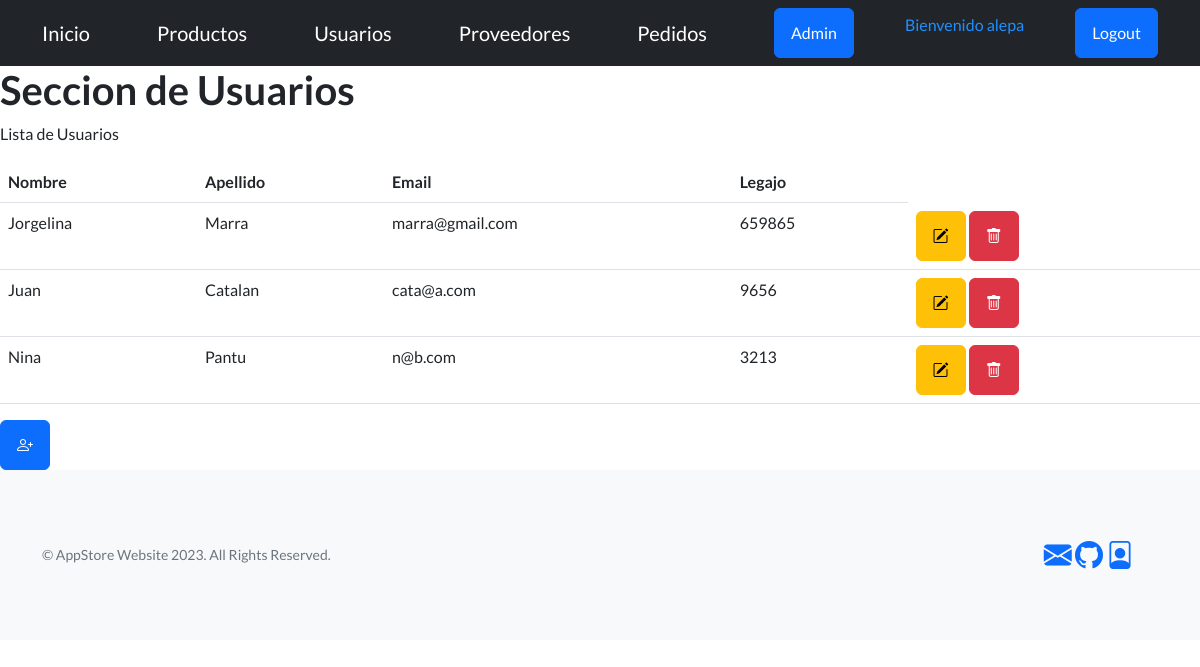
Screenshot of /app-store/usuarios/ (signed in) with the database file from the repository.
### AppStore/models.py (models this page shows, shortened)
class Usuario(models.Model):
    nombre = models.CharField(max_length=30)
    apellido = models.CharField(max_length=30)
    email = models.EmailField(null=True)
    nroLegajo = models.IntegerField()
    user = models.OneToOneField(User, on_delete=models.CASCADE , null=True)

### AppStore/views.py (the view)
# urls.py: path('usuarios/', usuarios ,name='Usuarios'),
@staff_member_required(login_url='/app-store/login')
def usuarios(req):
    lista = Usuario.objects.all()
    return render(req,"usuarios.html" , {"usuarios": lista})

### AppStore/templates/usuarios.html
{% extends 'main.html' %}
{% block bloqueMutable %}
            <h1>Seccion de Usuarios</h1>
            <p>
                Lista de Usuarios
            </p>
            <table class="table">
                <thead>
                    <tr>
                        <th scope="col">Nombre</th>
                        <th scope="col">Apellido</th>
                        <th scope="col">Email</th>
                        <th scope="col">Legajo</th>
                    </tr>
                </thead>
                <tbody>
                    {% for usuario in usuarios %}
                    <tr>
                        <td>{{ usuario.nombre }}</td>
                        <td>{{ usuario.apellido }}</td>
                        <td>{{ usuario.email }}</td>
                        <td>{{ usuario.nroLegajo }}</td>
                         <td><a type="button" class="btn btn-warning" href="{% url 'ActualizarUsuario' usuario.id %}"><i class="bi bi-pencil-square"></i></a>
                            <a type="button" class="btn btn-danger" href="{% url 'EliminaUsuario' usuario.id %}"><i class="bi bi-trash"></i></a>
                        </td>
                    </tr>
                    {% endfor %}
                </tbody>
            </table>
            <a class="btn btn-primary" href="{% url 'Registrar' %}" role="button"><i class="bi bi-person-plus"></i></a>
{% endblock bloqueMutable %}

### AppStore/templates/navbar.html
<nav class="navbar navbar-dark bg-dark static-top">
    <div class="container">
        <a class="navbar-brand" href="{% url 'Inicio' %}">Inicio</a>
        {% if user.is_authenticated %}
        <a class="navbar-brand" href="{% url 'Productos' %}">Productos</a>
        {% if user.is_staff %}
        <a class="navbar-brand" href="{% url 'Usuarios' %}">Usuarios</a>
        <a class="navbar-brand" href="{% url 'Proveedores' %}">Proveedores</a>
        <a class="navbar-brand" href="{% url 'Pedidos' %}">Pedidos</a>
        <a class="btn btn-primary" href="/admin">Admin</a>
        {% endif %}
        <p style="color:DodgerBlue;">Bienvenido {{user.username}}</p>
        <a class="btn btn-primary" href="{% url 'Logout' %}">Logout</a>
    {% else %}
        <a class="btn btn-primary" href="{% url 'Login' %}">Login</a>
    {% endif %}
    </div>
</nav>

### rows the page displays
Usuario: nombre "Jorgelina", apellido "Marra", email "marra@gmail.com", nroLegajo "659865"
Usuario: nombre "Juan", apellido "Catalan", email "cata@a.com", nroLegajo "9656"
Usuario: nombre "Nina", apellido "Pantu", email "n@b.com", nroLegajo "3213"

### other values shown
{{ user.username }} "alepa"
